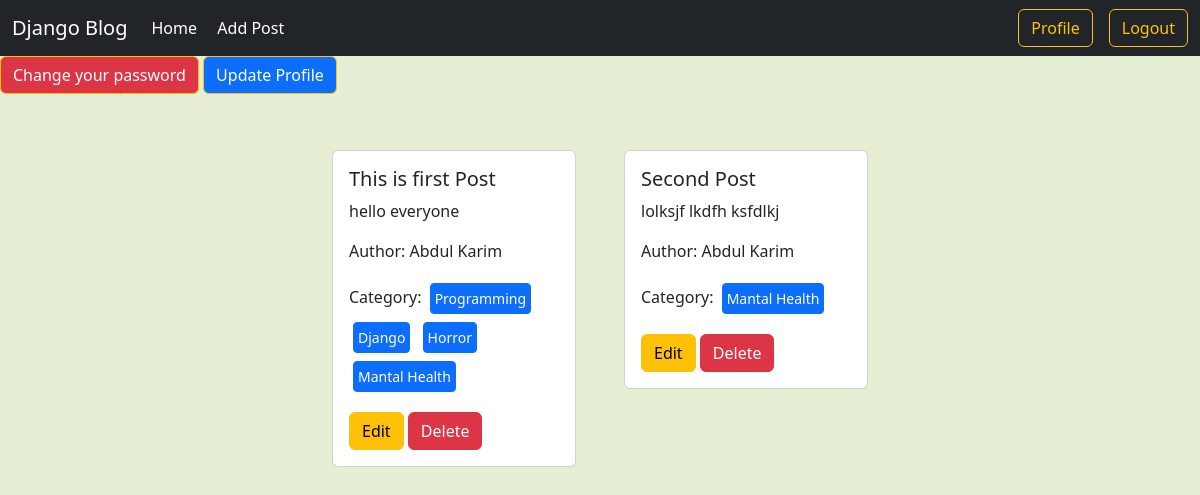
The page /author/profile/ (signed in) on the database its author committed.
### posts/models.py (models this page shows, shortened)
class Post(models.Model):
    title=models.CharField(max_length=100)
    content=models.TextField()
    category=models.ManyToManyField(Category) #akta post multiple categorir moddhe thakte pare abar akta categorier moddhe mlutiple post thekte pare
    author=models.ForeignKey(User ,on_delete=models.CASCADE)

### categories/models.py (models this page shows, shortened)
class Category(models.Model):
    name=models.CharField(max_length=100)
    slug=models.SlugField(max_length=100,unique=True,null=True,blank=True)

### author/views.py (the view)
# urls.py: path('profile/',views.profile, name="profile"),
@login_required
def profile(request):
    data=Post.objects.filter(author=request.user)
    return render(request,'profile.html',{'data':data})

### author/templates/profile.html (shortened to what this page needs)
{% extends "base.html" %}
{% load crispy_forms_tags %}
{% block content %}
<a href="{% url "pass_change" %}"  class="btn btn-outline-warning text-white bg-danger" >Change your password</a>
<a href="{% url "edit_profile" %}"  class="btn btn-outline-warning text-white bg-primary" >Update Profile</a>
<div class="d-flex flex-wrap justify-content-center px-5 pt-5 ">
    {% for post in data %}
    <div class="col-sm-3  px-2 m-2">
        <div class="card mx-2">
          <div class="card-body">
            <h5 class="card-title">{{post.title}}</h5>
            <p class="card-text">{{post.content}}</p>
            <p>Author: {{post.author.first_name}}  {{post.author.last_name}}</p>
            <p>Category:
                {% for cat in post.category.all %}
                    <button class="btn btn-primary btn-sm tex-white px-1 m-1"disable>{{cat.name}}</button>
                {% endfor %}
            </p>
            <a href="{% url "edit_post" post.id %}" class="btn btn-warning">Edit</a>
            <a href="{% url "delete_post" post.id %}" class="btn btn-danger">Delete</a>
          </div>
        </div>
      </div>
    {% endfor %}
{% endblock  %}

### rows shown on the page
Post: title "This is first Post", content "hello everyone", author.first_name "Abdul", author.last_name "Karim"
Category: name "Programming"
Category: name "Django"
Category: name "Horror"
Category: name "Mantal Health"
Post: title "Second Post", content "lolksjf lkdfh ksfdlkj", author.first_name "Abdul", author.last_name "Karim"
